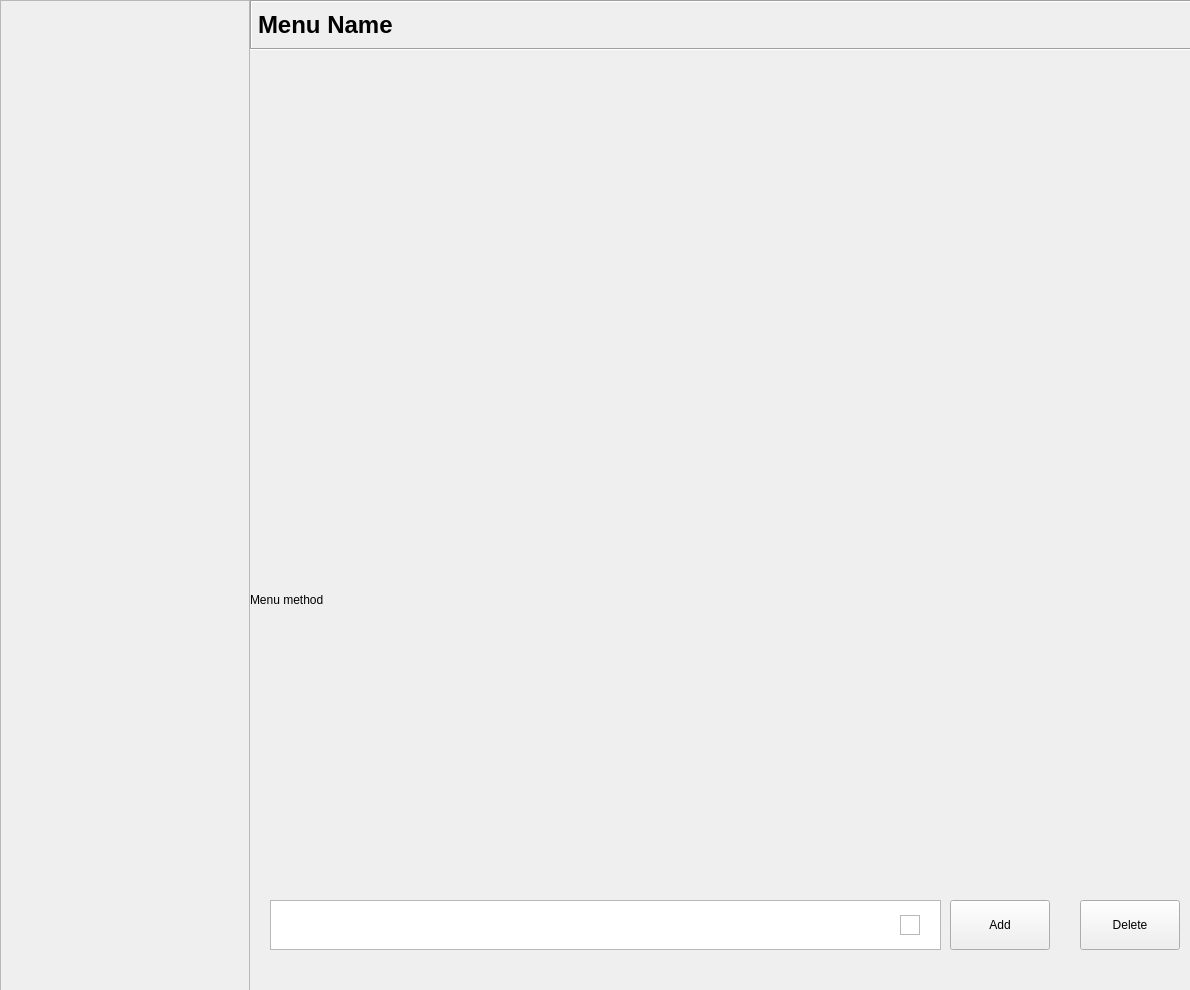
     <widget class="QWidget" name="Menu">
      <property name="sizePolicy">
       <sizepolicy hsizetype="Maximum" vsizetype="Maximum">
        <horstretch>0</horstretch>
        <verstretch>0</verstretch>
       </sizepolicy>
      </property>
      <property name="maximumSize">
       <size>
        <width>1190</width>
        <height>990</height>
       </size>
      </property>
      <attribute name="title">
       <string>Menu</string>
      </attribute>
      <widget class="QWidget" name="horizontalLayoutWidget">
       <property name="geometry">
        <rect>
         <x>0</x>
         <y>0</y>
         <width>252</width>
         <height>1002</height>
        </rect>
       </property>
       <layout class="QHBoxLayout" name="horizontalLayout">
        <property name="spacing">
         <number>0</number>
        </property>
        <property name="sizeConstraint">
         <enum>QLayout::SetFixedSize</enum>
        </property>
        <item alignment="Qt::AlignLeft|Qt::AlignVCenter">
         <widget class="QScrollArea" name="scrollForMenu">
          <property name="sizePolicy">
           <sizepolicy hsizetype="Fixed" vsizetype="Fixed">
            <horstretch>0</horstretch>
            <verstretch>0</verstretch>
           </sizepolicy>
          </property>
          <property name="minimumSize">
           <size>
            <width>250</width>
            <height>1000</height>
           </size>
          </property>
          <property name="maximumSize">
           <size>
            <width>250</width>
            <height>1000</height>
           </size>
          </property>
          <property name="widgetResizable">
           <bool>true</bool>
          </property>
          <widget class="QWidget" name="scrollAreaWidgetContents">
           <property name="geometry">
            <rect>
             <x>0</x>
             <y>0</y>
             <width>248</width>
             <height>998</height>
            </rect>
           </property>
          </widget>
         </widget>
        </item>
       </layout>
      </widget>
      <widget class="QPushButton" name="deleteMenuBtn">
       <property name="geometry">
        <rect>
         <x>1080</x>
         <y>900</y>
         <width>100</width>
         <height>50</height>
        </rect>
       </property>
       <property name="minimumSize">
        <size>
         <width>100</width>
         <height>50</height>
        </size>
       </property>
       <property name="maximumSize">
        <size>
         <width>100</width>
         <height>50</height>
        </size>
       </property>
       <property name="text">
        <string>Delete</string>
       </property>
      </widget>
      <widget class="QTextEdit" name="searchBox_M">
       <property name="geometry">
        <rect>
         <x>270</x>
         <y>900</y>
         <width>671</width>
         <height>50</height>
        </rect>
       </property>
       <property name="readOnly">
        <bool>false</bool>
       </property>
      </widget>
      <widget class="QLabel" name="menuName">
       <property name="geometry">
        <rect>
         <x>250</x>
         <y>0</y>
         <width>950</width>
         <height>50</height>
        </rect>
       </property>
       <property name="font">
        <font>
         <pointsize>18</pointsize>
         <weight>75</weight>
         <bold>true</bold>
        </font>
       </property>
       <property name="autoFillBackground">
        <bool>true</bool>
       </property>
       <property name="frameShape">
        <enum>QFrame::Box</enum>
       </property>
       <property name="frameShadow">
        <enum>QFrame::Sunken</enum>
       </property>
       <property name="text">
        <string>Menu Name</string>
       </property>
      </widget>
      <widget class="QLabel" name="menuMethod">
       <property name="geometry">
        <rect>
         <x>250</x>
         <y>350</y>
         <width>950</width>
         <height>500</height>
        </rect>
       </property>
       <property name="autoFillBackground">
        <bool>true</bool>
       </property>
       <property name="text">
        <string>Menu method</string>
       </property>
      </widget>
      <widget class="QGraphicsView" name="searchIcon_M">
       <property name="geometry">
        <rect>
         <x>900</x>
         <y>915</y>
         <width>20</width>
         <height>20</height>
        </rect>
       </property>
       <property name="sizePolicy">
        <sizepolicy hsizetype="Fixed" vsizetype="Fixed">
         <horstretch>0</horstretch>
         <verstretch>0</verstretch>
        </sizepolicy>
       </property>
      </widget>
      <widget class="QPushButton" name="addMenuBtn">
       <property name="geometry">
        <rect>
         <x>950</x>
         <y>900</y>
         <width>100</width>
         <height>50</height>
        </rect>
       </property>
       <property name="minimumSize">
        <size>
         <width>100</width>
         <height>50</height>
        </size>
       </property>
       <property name="maximumSize">
        <size>
         <width>100</width>
         <height>50</height>
        </size>
       </property>
       <property name="text">
        <string>Add</string>
       </property>
      </widget>
      <widget class="QLabel" name="methodPic">
       <property name="geometry">
        <rect>
         <x>250</x>
         <y>50</y>
         <width>941</width>
         <height>291</height>
        </rect>
       </property>
       <property name="autoFillBackground">
        <bool>true</bool>
       </property>
       <property name="text">
        <string/>
       </property>
      </widget>
     </widget>
